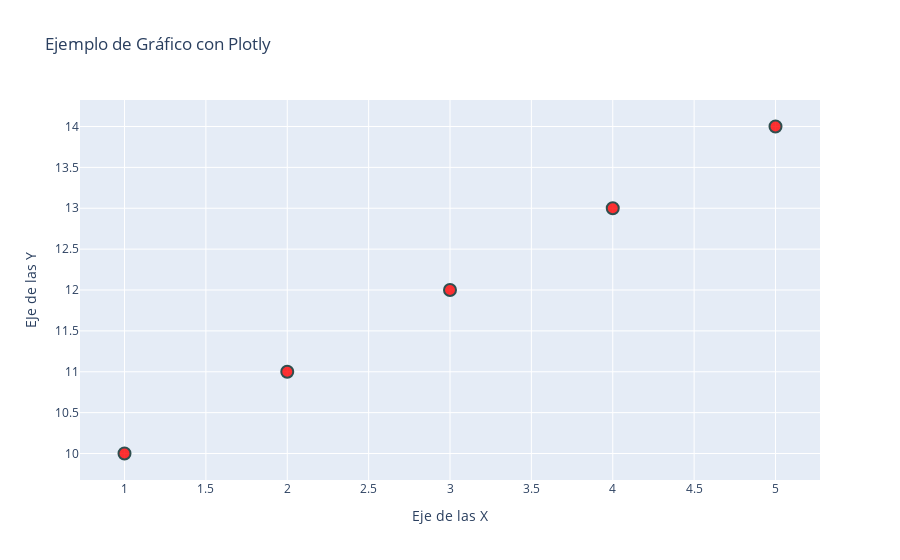

Notebook cell for this chart:
### Code cell
fig.show()

### Figure 1 — Plotly figure (JSON) as saved in the notebook; plotly's stock layout.template omitted (floating-point values rounded to 4 significant figures)
{"data": [{"marker": {"color": "rgba(255,0,0,0.8)", "line": {"color": "DarkSlateGrey", "width": 2}, "size": 12}, "mode": "markers", "type": "scatter", "x": [1, 2, 3, 4, 5], "y": [10, 11, 12, 13, 14]}], "layout": {"autosize": true, "title": {"text": "Ejemplo de Gráfico con Plotly"}, "xaxis": {"autorange": true, "range": [0.7378, 5.262], "title": {"text": "Eje de las X"}, "type": "linear"}, "yaxis": {"autorange": true, "range": [9.551, 14.45], "title": {"text": "EJe de las Y"}, "type": "linear"}}}
